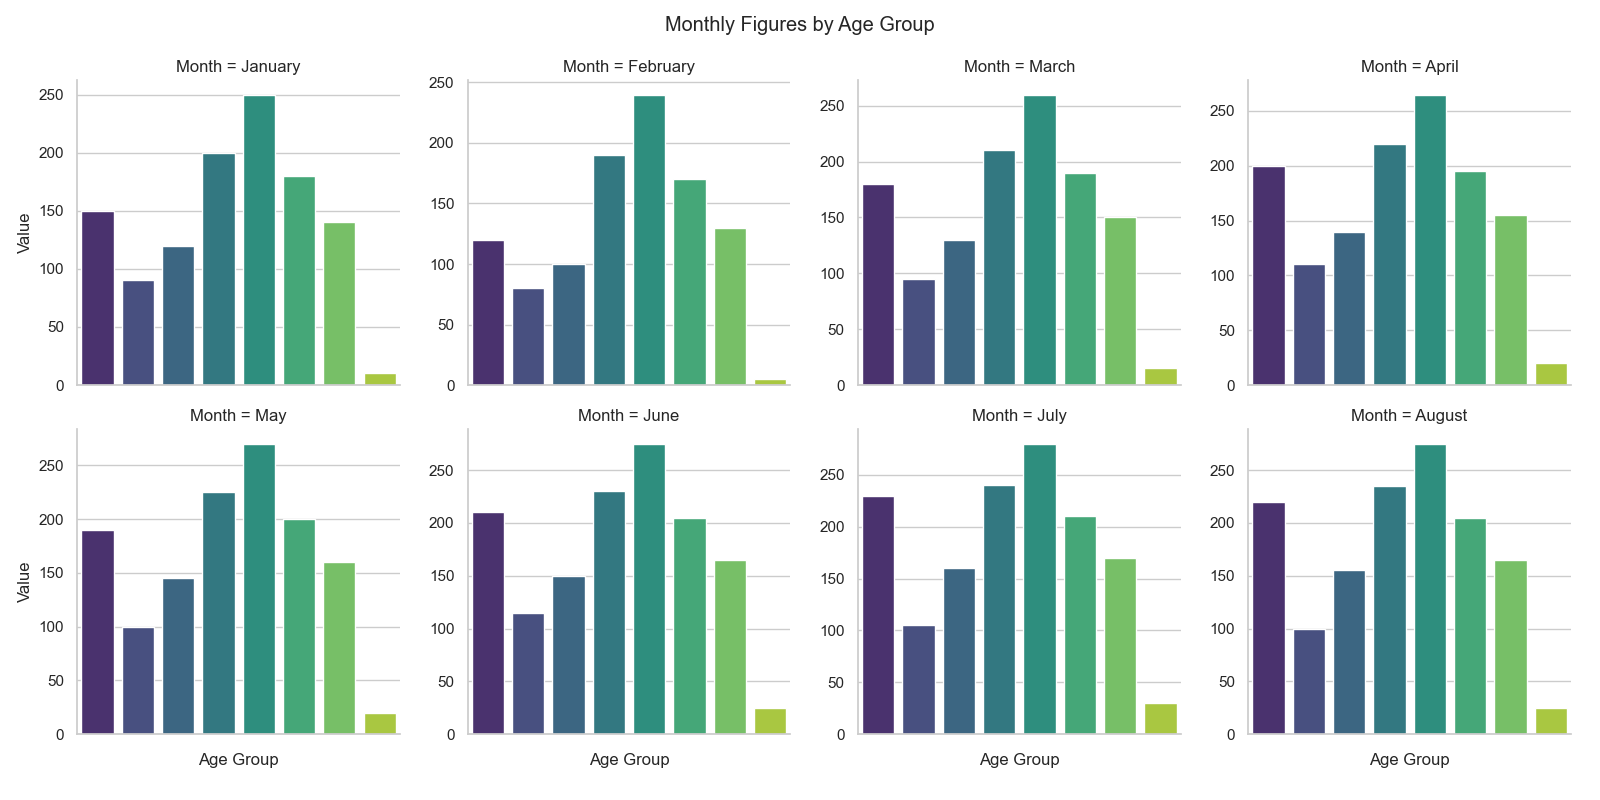

Generate this figure with Python:

import seaborn as sns
import matplotlib.pyplot as plt
import pandas as pd

# Data provided
chart_table_data = [
    {'Age Group': '0-12', 'January': 150, 'February': 120, 'March': 180, 'April': 200, 'May': 190, 'June': 210, 'July': 230, 'August': 220},
    {'Age Group': '13-18', 'January': 90, 'February': 80, 'March': 95, 'April': 110, 'May': 100, 'June': 115, 'July': 105, 'August': 100},
    {'Age Group': '19-25', 'January': 120, 'February': 100, 'March': 130, 'April': 140, 'May': 145, 'June': 150, 'July': 160, 'August': 155},
    {'Age Group': '26-35', 'January': 200, 'February': 190, 'March': 210, 'April': 220, 'May': 225, 'June': 230, 'July': 240, 'August': 235},
    {'Age Group': '36-50', 'January': 250, 'February': 240, 'March': 260, 'April': 265, 'May': 270, 'June': 275, 'July': 280, 'August': 275},
    {'Age Group': '51-65', 'January': 180, 'February': 170, 'March': 190, 'April': 195, 'May': 200, 'June': 205, 'July': 210, 'August': 205},
    {'Age Group': '65+', 'January': 140, 'February': 130, 'March': 150, 'April': 155, 'May': 160, 'June': 165, 'July': 170, 'August': 165},
    {'Age Group': 'Unknown', 'January': 10, 'February': 5, 'March': 15, 'April': 20, 'May': 20, 'June': 25, 'July': 30, 'August': 25}
]

# Convert the data into a pandas DataFrame
df = pd.DataFrame(chart_table_data)

# Melt the DataFrame to have "Months" and "Values" columns
df_melted = df.melt(id_vars='Age Group', var_name='Month', value_name='Value')

# Create a FacetGrid for each Month and plot bar charts
g = sns.FacetGrid(df_melted, col="Month", col_wrap=4, height=4, sharey=False)
g.map(sns.barplot, 'Age Group', 'Value', ci=None, palette='viridis')

# Rotate the x-axis labels for readability
for ax in g.axes.flatten():
    ax.set_xticklabels(ax.get_xticklabels(), rotation=45)

# Set the title and adjust spacing
g.fig.subplots_adjust(top=0.9)
g.fig.suptitle('Monthly Figures by Age Group')

# Show the plot
plt.show()
